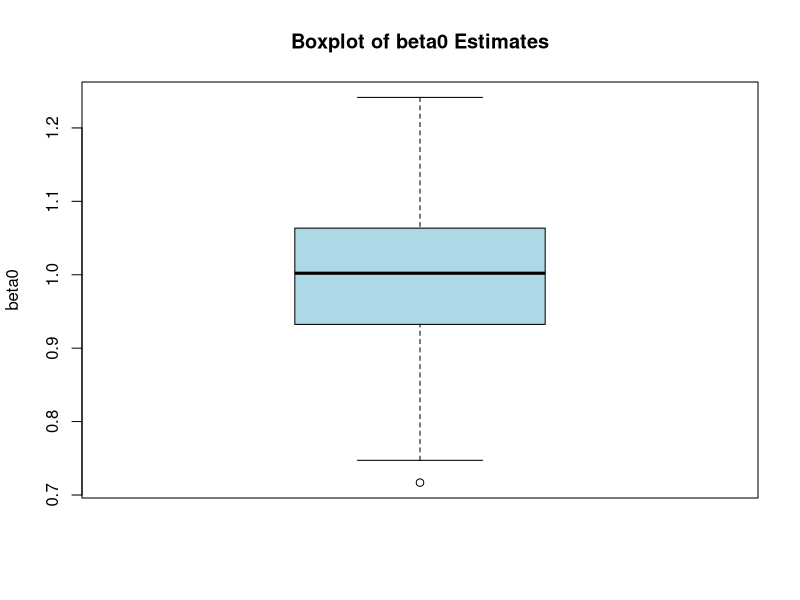
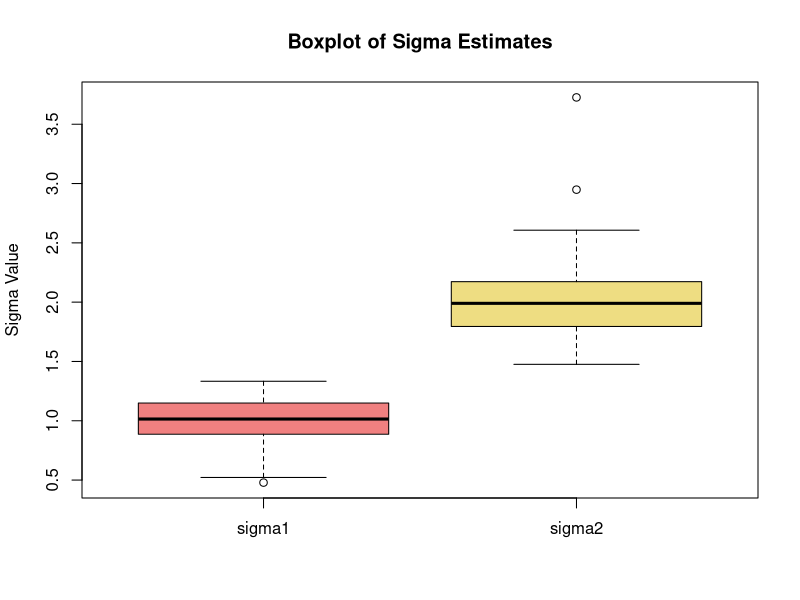

Source code (R) for these figures, in order:
# 1. EM algorithm function without covariate

em_mixture_aft_without_covariate <- function(logT, K = 2, max_iter = 200, tol = 1e-3) {
  n <- length(logT)
  
  # Initialize parameters
  sigma <- c(2, 5)         
  pi <- rep(1/K, K)        
  beta0 <- 2              
  gamma <- matrix(0, nrow = n, ncol = K)   
  
  # Design matrix
  X_design <- matrix(1, n, 1)
  
  for (iter in 1:max_iter) {
    
    ## E-step:
    for (k in 1:K) {
      gamma[, k] <- pi[k] * dnorm(logT, mean = beta0, sd = sigma[k])
    }
    gamma <- gamma / rowSums(gamma)
    
    pi_old    <- pi
    sigma_old <- sigma
    beta0_old <- beta0
    
    ## M-step:
    # (1) 
    pi <- colMeans(gamma)
    
    # (2) Intercept beta0 업데이트 (Weighted Least Squares)
    # 각 관측치에 대한 가중치: w_i = sum_{k=1}^K gamma[i,k] / sigma[k]^2
    sigma_sq <- sigma^2
    w <- rowSums(sweep(gamma, 2, sigma_sq, FUN = "/"))
    # 행렬 X가 1벡터니까까, weighted LS 해는:
    beta0 <- sum(w * logT) / sum(w)
    
    # (3) Update sigma
    residuals <- logT - beta0
    for (k in 1:K) {
      sigma[k] <- sqrt(sum(gamma[, k] * residuals^2) / sum(gamma[, k]))
    }
    
    # Convergence
    if (max(abs(pi - pi_old),
            abs(sigma - sigma_old),
            abs(beta0 - beta0_old)) < tol) {
      cat("Converged at iteration:", iter, "\n")
      return(list(pi = pi, sigma = sigma, beta0 = beta0, iter = iter))
    }
  }
  cat("Not converged in", max_iter, "iterations.\n")
  return(list(pi = pi, sigma = sigma, beta0 = beta0, iter = max_iter))
}

###############################
# Simulation & Result 
###############################

n_sim <- 100
pi_results    <- matrix(0, nrow = n_sim, ncol = 2)
sigma_results <- matrix(0, nrow = n_sim, ncol = 2)
beta0_results <- numeric(n_sim)
conv_iter     <- numeric(n_sim)

# 시작 시간 기록
start <- Sys.time()

for (i in 1:n_sim) {
  set.seed(i)
  n <- 200
  
  # True parameters
  pi_true    <- c(0.6, 0.4)
  sigma_true <- c(1, 2)
  beta0_true <- 1
  
  # 데이터 생성 (공변량 없음)
  # 각 관측치에 대해 성분 할당
  component <- sample(1:2, n, replace = TRUE, prob = pi_true)
  # 오차: 각 관측치에 대해 해당 성분의 sigma 적용
  epsilon <- rnorm(n, mean = 0, sd = sigma_true[component])
  
  # logT 생성: 모형에 따라 (beta0_true + epsilon)
  logT <- beta0_true + epsilon
  
  # EM algorithm
  result <- em_mixture_aft_without_covariate(logT, K = 2, max_iter = 200, tol = 1e-3)
  
  # Reslt
  pi_results[i, ]    <- result$pi
  sigma_results[i, ] <- result$sigma
  beta0_results[i]   <- result$beta0
  conv_iter[i]       <- result$iter
}

end <- Sys.time()
cat("Simulation time:", end - start, "\n")

# 결과정리리
summary_df <- data.frame(
  Parameter = c("pi1", "pi2", "sigma1", "sigma2", "beta0", "Convergence Iterations"),
  Estimate  = c(mean(pi_results[, 1]), mean(pi_results[, 2]),
                mean(sigma_results[, 1]), mean(sigma_results[, 2]),
                mean(beta0_results), mean(conv_iter)),
  True      = c(pi_true[1], pi_true[2], sigma_true[1], sigma_true[2], beta0_true, NA)
)
print(summary_df)

###############################
# Boxplots for beta0 and sigma estimates
###############################

# Boxplot for beta0 estimates
boxplot(beta0_results, 
        main = "Boxplot of beta0 Estimates", 
        ylab = "beta0", 
        col = "lightblue")

# Boxplot for sigma estimates (sigma1 and sigma2)
sigma_df <- data.frame(sigma1 = sigma_results[,1], sigma2 = sigma_results[,2])
boxplot(sigma_df, 
        main = "Boxplot of Sigma Estimates", 
        ylab = "Sigma Value", 
        names = c("sigma1", "sigma2"),
        col = c("lightcoral", "lightgoldenrod"))
